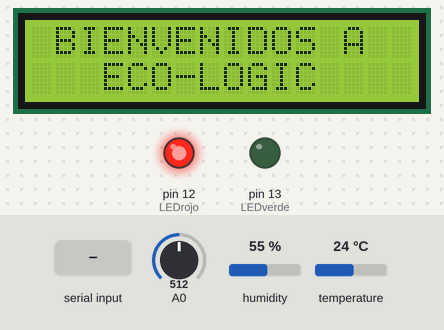
Simulated run of this sketch. Board: Arduino Uno, built with avr-gcc and run on an emulated ATmega328P. On the bench: 16×2 character LCD, output pins drawn as LEDs (lit = HIGH). The test bench sets the inputs (shaded band); at power-on: A0 = 512, humidity 55 %, temperature 24 °C.

Above: at 1.2 s.
1.3 s: "1" received over the second serial link
At 4.2 s:
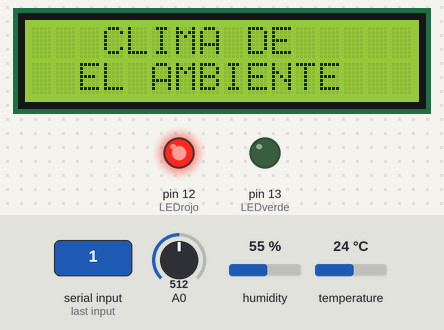
At 7.5 s:
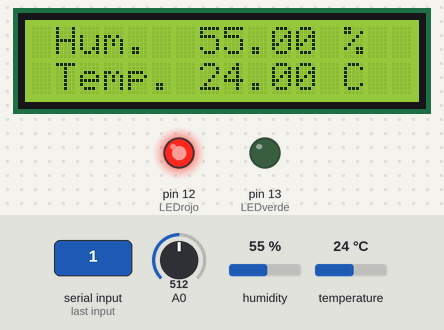
Timing chart, 0 to 9.0 s (numbered marks = the images above; inputs shaded):
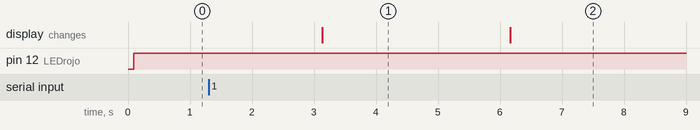

Measured:
- what the display in image 1 shows lasts 3.1 s, from 3.1 s to 6.2 s

The sketch:

Arduino_lcd_humedad.ino
```cpp
#include <Wire.h>              //Conexiones Arduino:
#include <LCD.h>               //SCL---A5 SDA----A4
#include <LiquidCrystal_I2C.h> //VCC---5V GND----GND
#include <DHT.h>               //DHT---2  SUELO--A0
#include <SoftwareSerial.h>    //SERIAL 6----D6 5----D5
#include <ArduinoJson.h>       //LEDverde---13 LEDrojo---12

LiquidCrystal_I2C lcd (0x27, 2, 1, 0, 4, 5, 6, 7);
SoftwareSerial serial(5,6);  // (Rx, Tx)

int LEDverde = 13; int LEDrojo = 12;
double humedad; double temperatura;
int humplantas;
#define DHTPIN 2
#define DHTTYPE DHT11
DHT dht(DHTPIN, DHTTYPE);

void setup() {
  serial.begin(9600);
  Serial.begin(9600);
  dht.begin();
  lcd.setBacklightPin(3, POSITIVE);
  lcd.setBacklight(HIGH);
  lcd.begin(16, 2);
  lcd.clear();

  pinMode(LEDverde, OUTPUT);
  pinMode(LEDrojo, OUTPUT);
}

void leds(int humplantas){
    if (humplantas <= 50){
      digitalWrite(LEDverde, HIGH);
      digitalWrite(LEDrojo, LOW);
      } else if (humplantas >50){
      digitalWrite(LEDverde, LOW);
      digitalWrite(LEDrojo, HIGH);
        }
  }

void imprimeLCD(double humedad, double temperatura, int humplantas) {
  String hump = "HUMEDAD: "; hump += humplantas; hump += "%";
  String hum = "Hum.  "; hum += humedad; hum+= " %";
  String tem = "Temp. "; tem += temperatura; tem += " C";
  lcd.setCursor(1,0); lcd.print("BIENVENIDOS A");
  lcd.setCursor(3,1); lcd.print("ECO-LOGIC");
  delay(3000); lcd.clear();
  lcd.setCursor(3,0); lcd.print("CLIMA DE");
  lcd.setCursor(2,1); lcd.print("EL AMBIENTE");
  delay(3000); lcd.clear();
  lcd.setCursor(1,0); lcd.print(hum);
  lcd.setCursor(1,1); lcd.print(tem);
  delay(3000); lcd.clear();
  lcd.setCursor(1,0); lcd.print("INFORMACION DE");
  lcd.setCursor(3,1); lcd.print("LAS PLANTAS");
  delay(3000); lcd.clear();
  lcd.setCursor(1,0); lcd.print(hump);
  delay(3000); lcd.clear();
}

void enviarDatos(double humedad, double temperatura, int humplantas){
  StaticJsonBuffer<1000> jsonBuffer;
 JsonObject& Objetojson = jsonBuffer.createObject();
  Objetojson["humedad"] = humedad;
  Objetojson["temperatura"] = temperatura;
  Objetojson["humplantas"] = humplantas;
  if(serial.available()>0){
 Objetojson.printTo(serial);
 }
}

void loop() {
  humedad = dht.readHumidity();
  temperatura = dht.readTemperature();
  humplantas = analogRead(A0);
  humplantas = humplantas / 10;
  leds(humplantas);
  imprimeLCD(humedad, temperatura, humplantas);
  enviarDatos(humedad, temperatura, humplantas);
}
```
